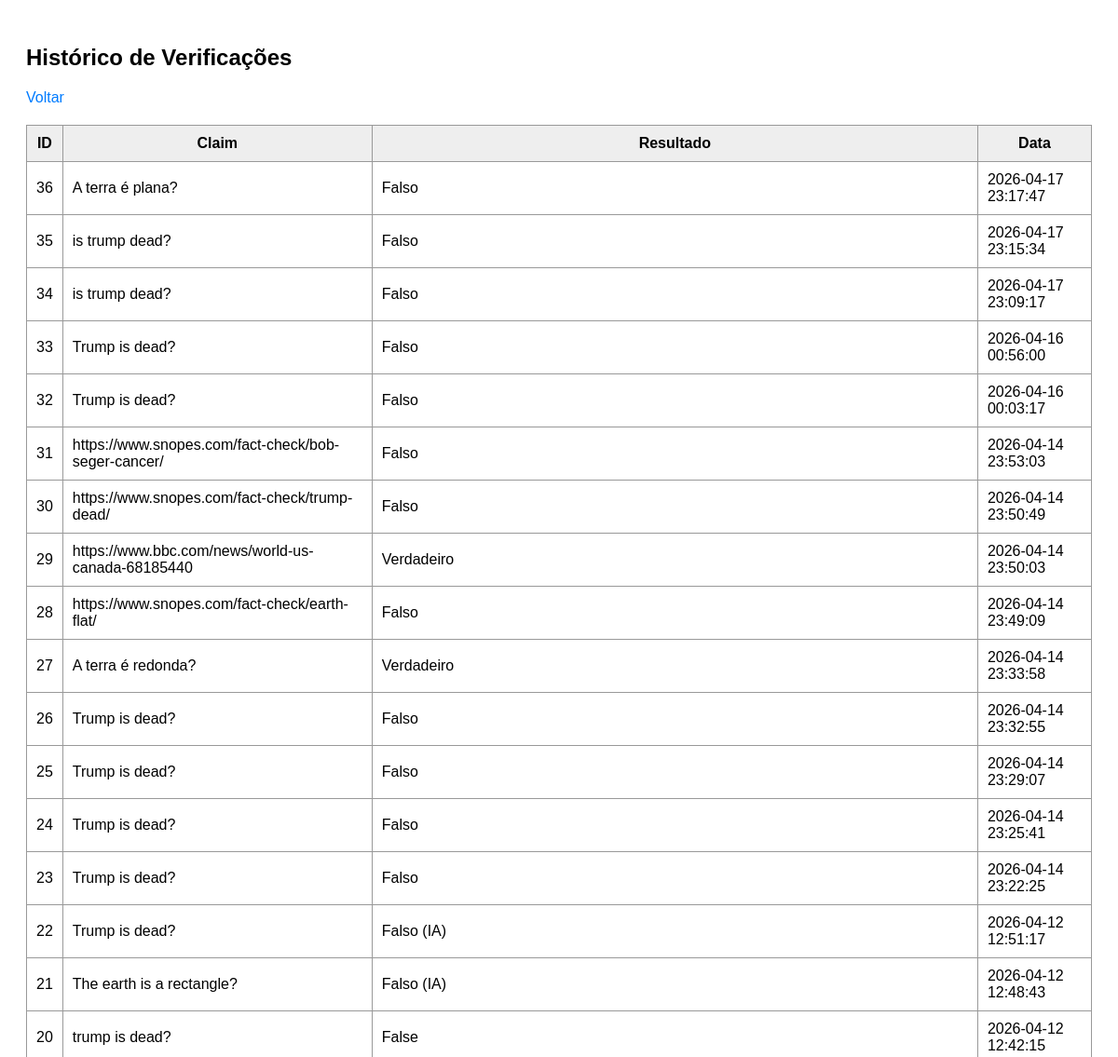
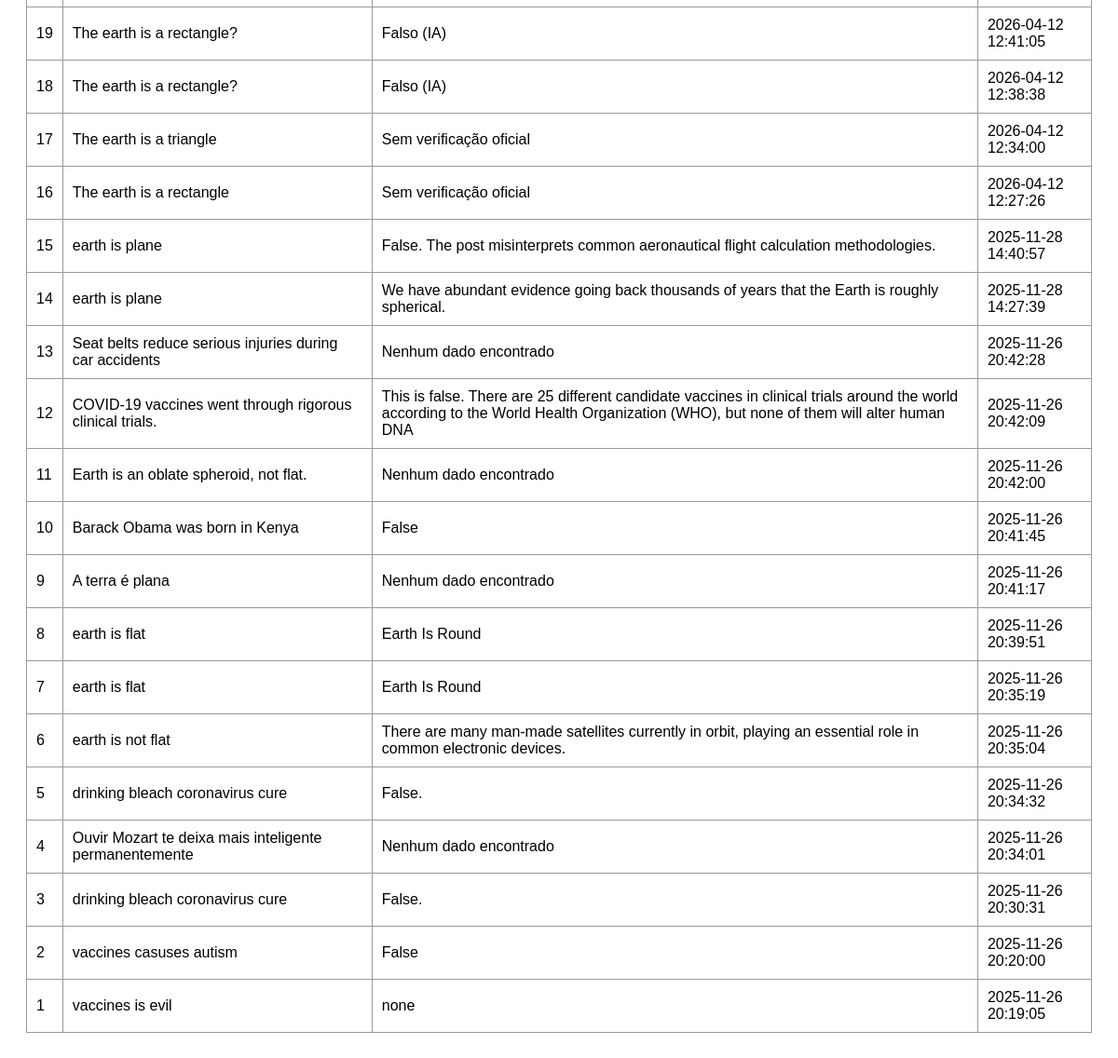
The app's page /history with its own data (2 pictures, top to bottom).
### tables this page shows
CREATE TABLE fact_checks (
        id INTEGER PRIMARY KEY AUTOINCREMENT,
        claim_text TEXT NOT NULL,
        result TEXT NOT NULL,
        created_at TIMESTAMP DEFAULT CURRENT_TIMESTAMP
    );

### app.py (the view)
@app.route("/history")
def history():
    conn = get_conn()
    cursor = conn.cursor()
    cursor.execute("SELECT * FROM fact_checks ORDER BY created_at DESC")
    rows = cursor.fetchall()
    conn.close()
    return render_template("history.html", rows=rows)

### database.py (called while the page is built)
def get_conn():
    conn = sqlite3.connect(DB_NAME)
    conn.row_factory = sqlite3.Row
    return conn

### templates/history.html (shortened to what this page needs)
<!DOCTYPE html>
<html lang="pt-br">
<head>
</head>
<body>
    <h2>Histórico de Verificações</h2>
    <a href="/">Voltar</a>
    {% if rows %}
    <table>
        <thead>
            <tr>
                <th>ID</th>
                <th>Claim</th>
                <th>Resultado</th>
                <th>Data</th>
            </tr>
        </thead>
        <tbody>
            {% for row in rows %}
            <tr>
                <td>{{ row["id"] }}</td>
                <td>{{ row["claim_text"] }}</td>
                <td>{{ row["result"] }}</td>
                <td>{{ row["created_at"] }}</td>
            </tr>
            {% endfor %}
        </tbody>
    </table>
    {% else %}
        <p>Nenhum registro encontrado.</p>
    {% endif %}
</body>
</html>

### templates/history.html (style rules this page uses)
body { font-family: Arial; padding: 20px; }
table { width: 100%; border-collapse: collapse; margin-top: 20px; }
th, td { border: 1px solid #999; padding: 10px; }
th { background: #eee; }
a { text-decoration: none; color: #007bff; }

### records on screen
fact_checks: id "36", claim_text "A terra é plana?", result "Falso", created_at "2026-04-17 23:17:47"
fact_checks: id "35", claim_text "is trump dead?", result "Falso", created_at "2026-04-17 23:15:34"
fact_checks: id "34", claim_text "is trump dead?", result "Falso", created_at "2026-04-17 23:09:17"
fact_checks: id "33", claim_text "Trump is dead?", result "Falso", created_at "2026-04-16 00:56:00"
fact_checks: id "32", claim_text "Trump is dead?", result "Falso", created_at "2026-04-16 00:03:17"
fact_checks: id "31", claim_text "https://www.snopes.com/fact-check/bob-seger-cancer/", result "Falso", created_at "2026-04-14 23:53:03"
fact_checks: id "30", claim_text "https://www.snopes.com/fact-check/trump-dead/", result "Falso", created_at "2026-04-14 23:50:49"
fact_checks: id "29", claim_text "https://www.bbc.com/news/world-us-canada-68185440", result "Verdadeiro", created_at "2026-04-14 23:50:03"
fact_checks: id "28", claim_text "https://www.snopes.com/fact-check/earth-flat/", result "Falso", created_at "2026-04-14 23:49:09"
fact_checks: id "27", claim_text "A terra é redonda?", result "Verdadeiro", created_at "2026-04-14 23:33:58"
fact_checks: id "26", claim_text "Trump is dead?", result "Falso", created_at "2026-04-14 23:32:55"
fact_checks: id "25", claim_text "Trump is dead?", result "Falso", created_at "2026-04-14 23:29:07"
fact_checks: id "24", claim_text "Trump is dead?", result "Falso", created_at "2026-04-14 23:25:41"
fact_checks: id "23", claim_text "Trump is dead?", result "Falso", created_at "2026-04-14 23:22:25"
fact_checks: id "22", claim_text "Trump is dead?", result "Falso (IA)", created_at "2026-04-12 12:51:17"
fact_checks: id "21", claim_text "The earth is a rectangle?", result "Falso (IA)", created_at "2026-04-12 12:48:43"
fact_checks: id "20", claim_text "trump is dead?", result "False", created_at "2026-04-12 12:42:15"
fact_checks: id "19", claim_text "The earth is a rectangle?", result "Falso (IA)", created_at "2026-04-12 12:41:05"
fact_checks: id "18", claim_text "The earth is a rectangle?", result "Falso (IA)", created_at "2026-04-12 12:38:38"
fact_checks: id "17", claim_text "The earth is a triangle", result "Sem verificação oficial", created_at "2026-04-12 12:34:00"
fact_checks: id "16", claim_text "The earth is a rectangle", result "Sem verificação oficial", created_at "2026-04-12 12:27:26"
fact_checks: id "15", claim_text "earth is plane", result "False. The post misinterprets common aeronautical flight calculation methodologies.", created_at "2025-11-28 14:40:57"
fact_checks: id "14", claim_text "earth is plane", result "We have abundant evidence going back thousands of years that the Earth is roughly spherical.", created_at "2025-11-28 14:27:39"
fact_checks: id "13", claim_text "Seat belts reduce serious injuries during car accidents", result "Nenhum dado encontrado", created_at "2025-11-26 20:42:28"
fact_checks: id "12", claim_text "COVID-19 vaccines went through rigorous clinical trials.", result "This is false. There are 25 different candidate vaccines in clinical trials around the world according to the World Health Organization (WHO), but none of them will alter human DNA", created_at "2025-11-26 20:42:09"
fact_checks: id "11", claim_text "Earth is an oblate spheroid, not flat.", result "Nenhum dado encontrado", created_at "2025-11-26 20:42:00"
fact_checks: id "10", claim_text "Barack Obama was born in Kenya", result "False", created_at "2025-11-26 20:41:45"
fact_checks: id "9", claim_text "A terra é plana", result "Nenhum dado encontrado", created_at "2025-11-26 20:41:17"
fact_checks: id "8", claim_text "earth is flat", result "Earth Is Round", created_at "2025-11-26 20:39:51"
fact_checks: id "7", claim_text "earth is flat", result "Earth Is Round", created_at "2025-11-26 20:35:19"
fact_checks: id "6", claim_text "earth is not flat", result "There are many man-made satellites currently in orbit, playing an essential role in common electronic devices.", created_at "2025-11-26 20:35:04"
fact_checks: id "5", claim_text "drinking bleach coronavirus cure", result "False.", created_at "2025-11-26 20:34:32"
fact_checks: id "4", claim_text "Ouvir Mozart te deixa mais inteligente permanentemente", result "Nenhum dado encontrado", created_at "2025-11-26 20:34:01"
fact_checks: id "3", claim_text "drinking bleach coronavirus cure", result "False.", created_at "2025-11-26 20:30:31"
fact_checks: id "2", claim_text "vaccines casuses autism", result "False", created_at "2025-11-26 20:20:00"
fact_checks: id "1", claim_text "vaccines is evil", result "none", created_at "2025-11-26 20:19:05"
